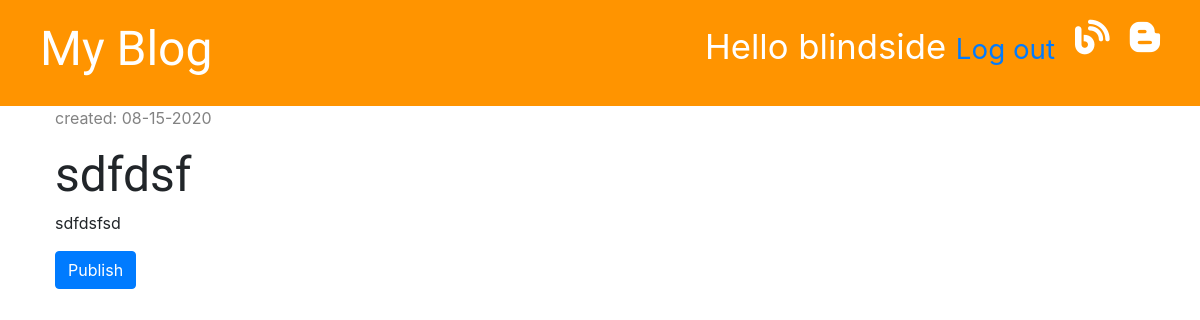
Page /drafts/ (signed in) on the earlier database version.
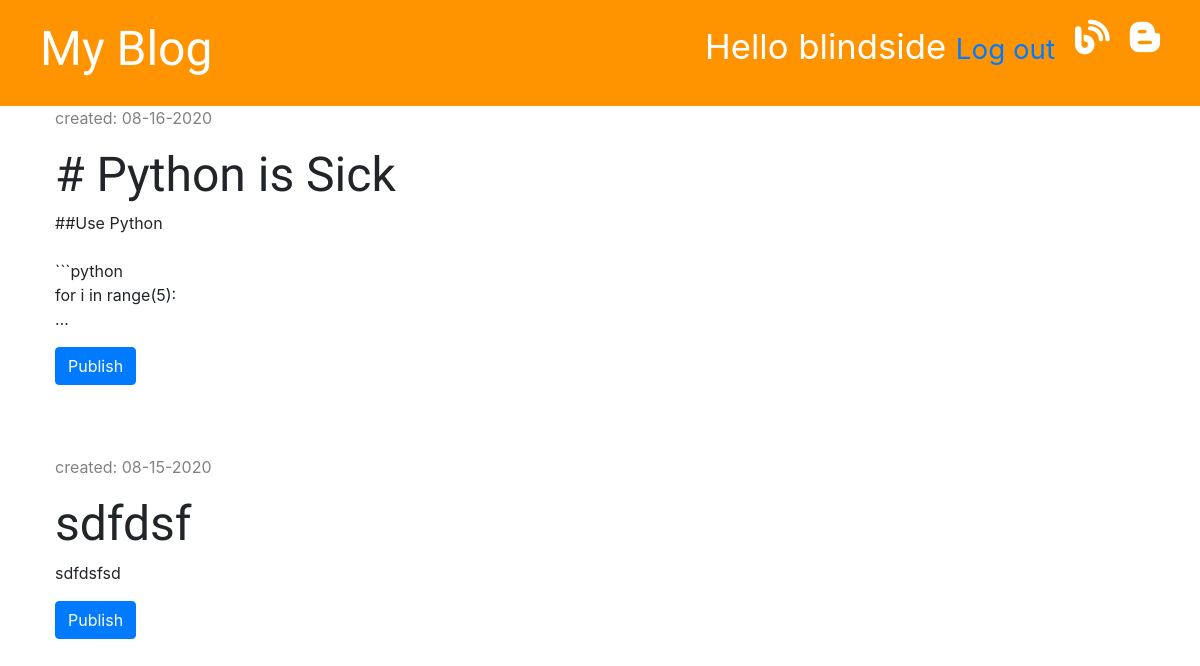
Same page on the later database version.
### blog/models.py (models this page shows, shortened)
class Post(models.Model):
    author = models.ForeignKey('auth.User', on_delete=models.CASCADE)
    title = models.CharField(max_length=200)
    text = models.TextField()
    created_date = models.DateTimeField(default= timezone.now)
    published_date = models.DateTimeField(blank=True, null=True)

### blog/views.py (the view)
# urls.py: path('drafts/', views.post_draft_list, name='post_draft_list'),
@login_required
def post_draft_list(request):
    posts = Post.objects.filter(published_date__isnull=True).order_by('-created_date')
    stuff_for_frontend = {'posts': posts}
    return render(request, 'blog/post_draft_list.html', stuff_for_frontend)

### blog/templates/blog/post_draft_list.html (shortened to what this page needs)
{% extends 'blog/base.html' %}
{% block content %}
    {% for post in posts %}
        <div class="post">
            <p class="date">created: {{ post.created_date | date:'m-d-Y' }}</p>
            <h1><a href="{% url 'post_detail'  pk=post.pk %}}"></a>{{ post.title }}</h1>
            <p>{{ post.text|truncatechars:50|linebreaksbr }}</p>
            <a href="{% url 'post_publish' pk=post.pk %}" class="btn btn-primary">Publish</a>
        </div>
    {% endfor %}
{% endblock %}

Differences in the rows shown:
added Post: created_date "08-16-2020", title "# Python is Sick", text "##Use Python ```python for i in range(5): …"
